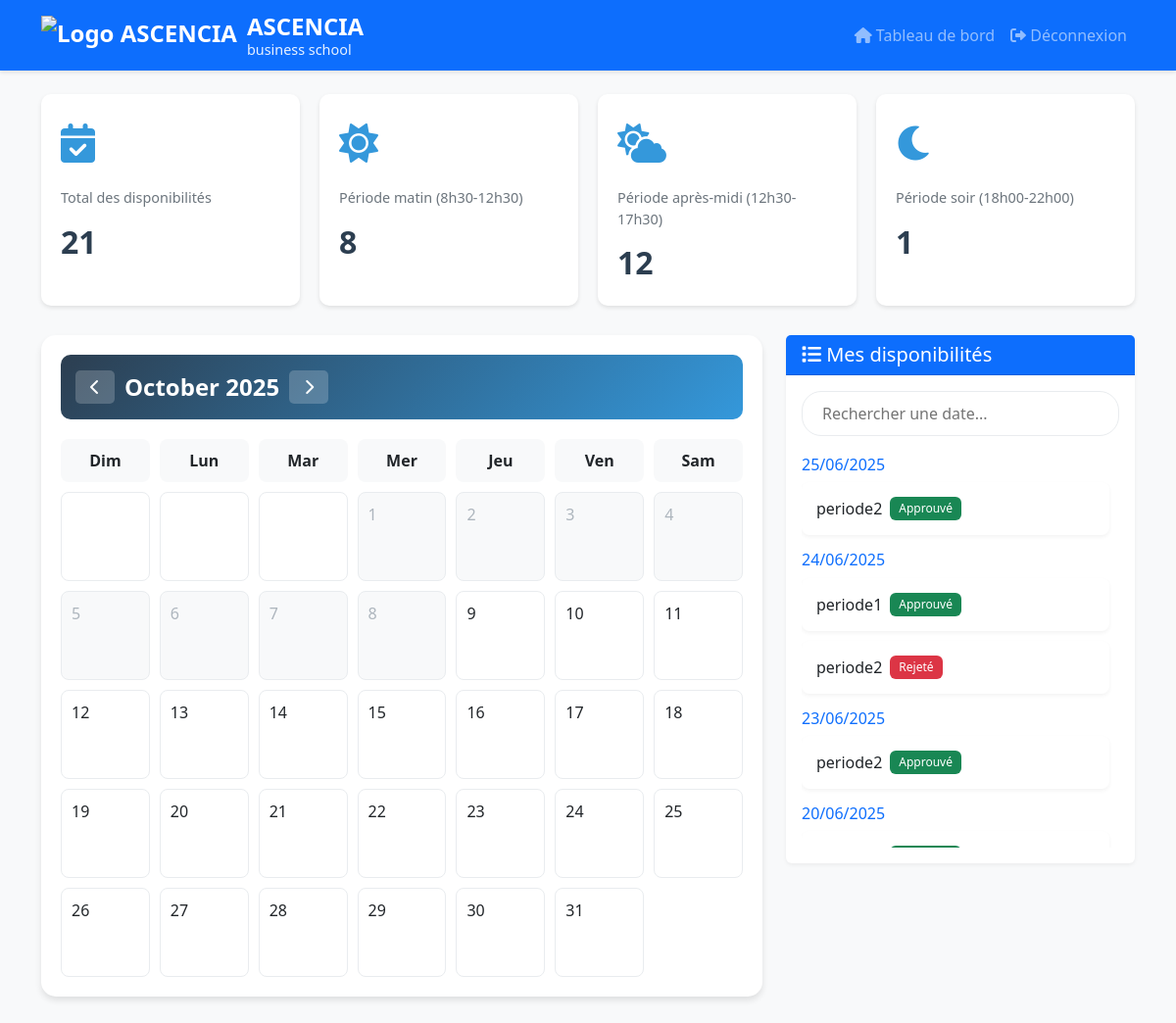
Screenshot of /academy/enseignant/disponibilites.php (signed in) with the database file from the repository.
### tables this page shows
CREATE TABLE IF NOT EXISTS `disponibilites` (
  `id` int NOT NULL AUTO_INCREMENT,
  `user_id` int NOT NULL,
  `date_dispo` date NOT NULL,
  `periode` enum('periode1','periode2','periode3') NOT NULL,
  `date_creation` timestamp NULL DEFAULT CURRENT_TIMESTAMP,
  `statut` enum('en_attente','approuve','rejete') NOT NULL DEFAULT 'en_attente',
  PRIMARY KEY (`id`),
  KEY `user_id` (`user_id`)
);

### academy/includes/functions.php (called while the page is built, shortened)
<?php
function get_period_name($period) {
    switch ($period) {
        default:
            return $period;
    }
}
?>

### academy/enseignant/disponibilites.php (the view, shortened to what this page needs)
<?php
require_once '../config/database.php';
require_once '../includes/functions.php';
try {
    $conn = new PDO("mysql:host=" . DB_HOST . ";dbname=" . DB_NAME, DB_USER, DB_PASS);
    $conn->setAttribute(PDO::ATTR_ERRMODE, PDO::ERRMODE_EXCEPTION);
} catch(PDOException $e) {
    die("Erreur de connexion : " . $e->getMessage());
}
$user_id = $_SESSION['user_id'];
try {
    $query_dispo = "SELECT id, date_dispo, periode, statut FROM disponibilites WHERE user_id = ? ORDER BY date_dispo DESC, periode ASC";
    $stmt_dispo = $conn->prepare($query_dispo);
    $stmt_dispo->execute([$user_id]);
    $disponibilites = $stmt_dispo->fetchAll(PDO::FETCH_ASSOC);
} catch (PDOException $e) {
    $error_message = "Erreur lors de la récupération des disponibilités : " . $e->getMessage();
    $disponibilites = [];
    $disponibilites_par_date = [];
    error_log("Erreur PDO dans enseignant/disponibilites.php (récupération) : " . $e->getMessage());
}
$total_disponibilites = count($disponibilites);
$disponibilites_par_periode = [
    'periode1' => 0,
    'periode2' => 0,
    'periode3' => 0
];
foreach ($disponibilites as $dispo) {
    if (isset($disponibilites_par_periode[$dispo['periode']])) {
        $disponibilites_par_periode[$dispo['periode']]++;
    } else {
         error_log("Warning: Periode inconnue rencontrée : " . $dispo['periode']);
    }
}
$today = new DateTime();
$currentMonth = isset($_GET['month']) ? (int)$_GET['month'] : (int)$today->format('m');
$currentYear = isset($_GET['year']) ? (int)$_GET['year'] : (int)$today->format('Y');
$firstDayOfMonth = new DateTime("$currentYear-$currentMonth-01");
$lastDayOfMonth = new DateTime($firstDayOfMonth->format('Y-m-t'));
$firstDayOfWeek = (int)$firstDayOfMonth->format('w');
$daysInMonth = (int)$lastDayOfMonth->format('d');
?>
<!DOCTYPE html>
<html lang="fr">
<head>
    <link href="https://cdn.jsdelivr.net/npm/bootstrap@5.3.0/dist/css/bootstrap.min.css" rel="stylesheet">
    <link href="https://cdnjs.cloudflare.com/ajax/libs/font-awesome/6.0.0/css/all.min.css" rel="stylesheet">
    <link href="../assets/css/style.css" rel="stylesheet">
</head>
<body>
    <nav class="navbar navbar-expand-lg navbar-dark bg-primary">
        <div class="container">
            <a class="navbar-brand" href="../index.php">
                <img src="../assets/images/logo.png" alt="Logo ASCENCIA">
                <div class="logo-text">
                    <span class="main-text">ASCENCIA</span>
                    <span class="sub-text">business school</span>
                </div>
            </a>
            <div class="collapse navbar-collapse" id="navbarNav">
                <ul class="navbar-nav ms-auto">
                    <li class="nav-item">
                        <a class="nav-link" href="dashboard.php">
                            <i class="fas fa-home"></i> Tableau de bord
                        </a>
                    </li>
                    <li class="nav-item">
                        <a class="nav-link" href="../logout.php">
                            <i class="fas fa-sign-out-alt"></i> Déconnexion
                        </a>
                    </li>
                </ul>
            </div>
        </div>
    </nav>
    <div class="container mt-4">
        <div class="stats-container">
            <div class="stat-card">
                <div class="stat-icon">
                    <i class="fas fa-calendar-check"></i>
                </div>
                <div class="stat-title">Total des disponibilités</div>
                <div class="stat-value"><?php echo $total_disponibilites; ?></div>
            </div>
            <div class="stat-card">
                <div class="stat-icon">
                    <i class="fas fa-sun"></i>
                </div>
                <div class="stat-title">Période matin (8h30-12h30)</div>
                <div class="stat-value"><?php echo $disponibilites_par_periode['periode1']; ?></div>
            </div>
            <div class="stat-card">
                <div class="stat-icon">
                    <i class="fas fa-cloud-sun"></i>
                </div>
                <div class="stat-title">Période après-midi (12h30-17h30)</div>
                <div class="stat-value"><?php echo $disponibilites_par_periode['periode2']; ?></div>
            </div>
            <div class="stat-card">
                <div class="stat-icon">
                    <i class="fas fa-moon"></i>
                </div>
                <div class="stat-title">Période soir (18h00-22h00)</div>
                <div class="stat-value"><?php echo $disponibilites_par_periode['periode3']; ?></div>
            </div>
        </div>
        <div class="row">
            <div class="col-md-8">
                <div class="calendar-container">
                    <div class="calendar-header">
                        <div class="month-navigation">
                            <button onclick="changeMonth(-1)">
                                <i class="fas fa-chevron-left"></i>
                            </button>
                            <span class="current-month">
                                <?php echo $firstDayOfMonth->format('F Y'); ?>
                            </span>
                            <button onclick="changeMonth(1)">
                                <i class="fas fa-chevron-right"></i>
                            </button>
                        </div>
                    </div>
                    <div class="calendar-grid">
                        <?php
                        $daysOfWeek = ['Dim', 'Lun', 'Mar', 'Mer', 'Jeu', 'Ven', 'Sam'];
                        foreach ($daysOfWeek as $day) {
                            echo "<div class='calendar-day-header'>$day</div>";
                        }
                        for ($i = 0; $i < $firstDayOfWeek; $i++) {
                            echo "<div class='calendar-day'></div>";
                        }
                        for ($day = 1; $day <= $daysInMonth; $day++) {
                            $date = new DateTime("$currentYear-$currentMonth-$day");
                            $isPast = $date < $today;
                            $classes = ['calendar-day'];
                            if ($isPast) $classes[] = 'past';
                            echo "<div class='" . implode(' ', $classes) . "'
                                      data-date='" . $date->format('Y-m-d') . "'
                                      onclick='selectDate(this)'>";
                            echo $day;
                            echo "</div>";
                        }
                        ?>
                    </div>
                </div>
            </div>
            <div class="col-md-4">
                <div class="card">
                    <div class="card-header bg-primary text-white">
                        <h5 class="card-title mb-0">
                            <i class="fas fa-list"></i> Mes disponibilités
                        </h5>
                    </div>
                    <div class="card-body">
                        <div class="search-container">
                            <input type="text" class="search-input" id="searchDisponibilites"
                                   placeholder="Rechercher une date...">
                        </div>
                        <div class="disponibilites-list">
                            <?php if (empty($disponibilites)): ?>
                                <p class="text-muted">Aucune disponibilité enregistrée.</p>
                            <?php else: ?>
                                <?php
                                $currentDate = null;
                                foreach ($disponibilites as $dispo):
                                    $dispo_date_str = $dispo['date_dispo'];
                                    $date_obj = new DateTime($dispo_date_str);
                                    if ($currentDate !== $dispo_date_str):
                                        if ($currentDate !== null) echo '</div>';
                                        $currentDate = $dispo_date_str;
                                ?>
                                    <div class="disponibilite-date mb-3">
                                        <h6 class="text-primary mb-2">
                                            <?php echo $date_obj->format('d/m/Y');  ?>
                                        </h6>
                                <?php endif; ?>
                                        <div class="periode-item">
                                            <?php
                                            echo get_period_name($dispo['periode']);
                                            ?>
                                             <span class="badge
                                                <?php
                                                switch($dispo['statut']) {
                                                    case 'en_attente': echo 'bg-warning'; break;
                                                    case 'approuve': echo 'bg-success'; break;
                                                    case 'rejete': echo 'bg-danger'; break;
                                                }
                                                ?>
                                                ms-2">
                                                <?php
                                                switch($dispo['statut']) {
                                                    case 'en_attente': echo 'En attente'; break;
                                                    case 'approuve': echo 'Approuvé'; break;
                                                    case 'rejete': echo 'Rejeté'; break;
                                                }
                                                ?>
                                            </span>
                                        </div>
                                <?php endforeach; ?>
                                <?php if ($currentDate !== null) echo '</div>'; ?>
                            <?php endif; ?>
                        </div>
                    </div>
                </div>
            </div>
        </div>
    </div>
</body>
</html>

### academy/assets/css/style.css (style rules this page uses)
body { background-color: #f8f9fa; }
.navbar { box-shadow: 0 2px 4px rgba(0,0,0,.1); }
.card { box-shadow: 0 2px 4px rgba(0,0,0,.05); border: none; margin-bottom: 20px; }
.card-header { background-color: #fff; border-bottom: 1px solid rgba(0,0,0,.125); }
.badge { padding: 0.5em 0.75em; font-weight: 500; }

### academy/enseignant/disponibilites.php (style rules this page uses)
.navbar-brand { font-size: 1.5rem; font-weight: 600; display: flex; align-items: center; gap: 10px; text-decoration: none; }
.navbar-brand .logo-text { display: flex; flex-direction: column; line-height: 1.2; }
.navbar-brand .main-text { font-size: 1.5rem; font-weight: 700; color: white; }
.navbar-brand .sub-text { font-size: 0.9rem; font-weight: 400; color: rgba(255, 255, 255, 0.9); }
.navbar-brand img { height: 40px; width: auto; }
.calendar-container { background: white; border-radius: 15px; box-shadow: 0 4px 6px rgba(0,0,0,0.1); padding: 20px; margin-bottom: 30px; }
.calendar-header { display: flex; justify-content: space-between; align-items: center; margin-bottom: 20px; padding: 15px; background: linear-gradient(135deg, #2c3e50, #3498db); color: white; border-radius: 10px; }
.calendar-grid { display: grid; grid-template-columns: repeat(7, 1fr); gap: 10px; }
.calendar-day { aspect-ratio: 1; padding: 10px; border: 1px solid #e9ecef; border-radius: 8px; cursor: pointer; transition: all 0.3s ease; position: relative; background: white; }
.calendar-day.past { background-color: #f8f9fa; color: #adb5bd; cursor: not-allowed; }
.calendar-day-header { text-align: center; font-weight: bold; padding: 10px; background: #f8f9fa; border-radius: 8px; }
.periode-item { display: flex; align-items: center; padding: 15px; margin-bottom: 10px; background: white; border-radius: 8px; box-shadow: 0 2px 4px rgba(0,0,0,0.05); transition: all 0.3s ease; }
.month-navigation { display: flex; gap: 10px; align-items: center; }
.month-navigation button { background: rgba(255,255,255,0.2); border: none; color: white; padding: 5px 15px; border-radius: 5px; transition: all 0.3s ease; }
.current-month { font-size: 1.5rem; font-weight: 600; }
.stats-container { display: grid; grid-template-columns: repeat(auto-fit, minmax(250px, 1fr)); gap: 20px; margin-bottom: 30px; }
.stat-card { background: white; border-radius: 10px; padding: 20px; box-shadow: 0 2px 4px rgba(0,0,0,0.1); transition: all 0.3s ease; }
.stat-title { color: #6c757d; font-size: 0.9rem; margin-bottom: 10px; }
.stat-value { font-size: 2rem; font-weight: bold; color: #2c3e50; }
.stat-icon { font-size: 2.5rem; color: #3498db; margin-bottom: 15px; }
.search-container { margin-bottom: 20px; }
.search-input { border-radius: 20px; padding: 10px 20px; border: 1px solid #e9ecef; width: 100%; transition: all 0.3s ease; }
.disponibilites-list { max-height: 400px; overflow-y: auto; padding-right: 10px; }

### rows the page displays
disponibilites: date_dispo "25/06/2025", periode "periode2", statut "Approuvé"
disponibilites: date_dispo "24/06/2025", periode "periode1", statut "Approuvé"
disponibilites: periode "periode2", statut "Rejeté"
disponibilites: date_dispo "23/06/2025", periode "periode2", statut "Approuvé"
disponibilites: date_dispo "20/06/2025"

### other values shown
$total_disponibilites "21"
$disponibilites_par_periode['periode1'] "8"
$disponibilites_par_periode['periode2'] "12"
$disponibilites_par_periode['periode3'] "1"
$firstDayOfMonth->format('F Y') "October 2025"
$day "Dim"
$day "Lun"
$day "Mar"
$day "Mer"
$day "Jeu"
$day "Ven"
$day "Sam"
